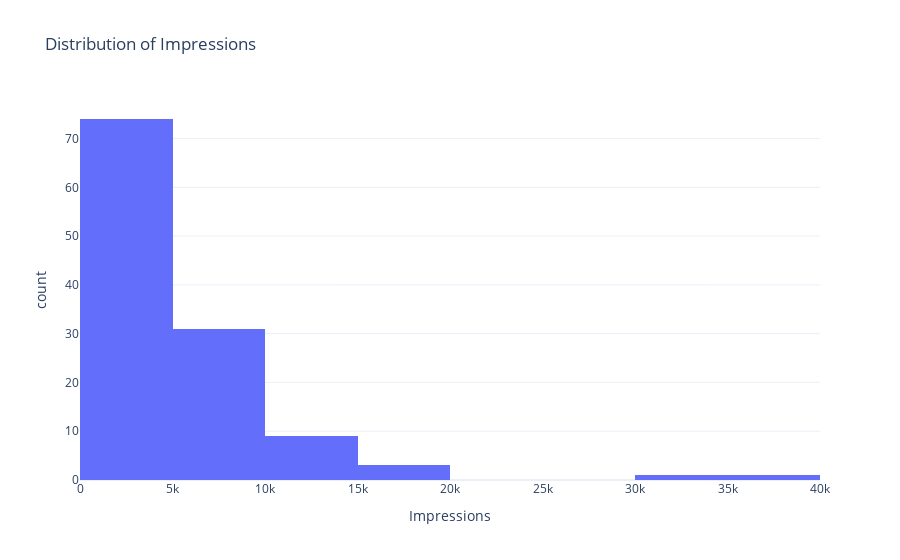

Notebook code for this chart:
### Markdown cell above
Luckily, this dataset doesn’t have any missing values. If you perform Exploratory Data Analysis on another data with missing values, then you can learn how to fill in missing values in your data from here https://thecleverprogrammer.com/2023/03/14/heres-how-to-fill-in-missing-values-in-a-dataset/#google_vignette. Now let’s move further!

When you start exploring your data, always start by exploring the main feature of your data. For example, as we are working on a dataset based on Instagram Reach, we should start by exploring the feature that contains data about reach. In our data, the Impressions column contains the data about the reach of an Instagram post. So let’s have a look at the distribution of the Impressions:

### Code cell
fig = px.histogram(data, 
                   x='Impressions', 
                   nbins=10, 
                   title='Distribution of Impressions')
fig.show()

### Figure 1 — Plotly figure (JSON) as saved in the notebook; plotly's stock layout.template omitted (floating-point values rounded to 4 significant figures)
{"data": [{"bingroup": "x", "hovertemplate": "Impressions=%{x}<br>count=%{y}<extra></extra>", "legendgroup": "", "marker": {"color": "#636efa", "pattern": {"shape": ""}}, "name": "", "nbinsx": 10, "orientation": "v", "showlegend": false, "type": "histogram", "x": [3920, 5394, 4021, 4528, 2518, 3884, 2621, 3541, 3749, 4115, 2218, 3234, 4344, 3216, 9453, 5055, 4002, 3169, 6168, 2407, 2064, 3973, 7281, 3052, 4628, 4082, 5394, 2766, 3924, 3015, 6666, 3854, 4355, 4343, 6108, 2523, 2327, 3990, 2191, 1941, 16062, 4998, 4289, 3880, 3786, 4298, 3630, 2826, 7407, 10386, 2998, 7018, 2941, 6432, 10667, 3988, 4978, 3388, 4467, 3246, 5072, 6339, 4239, 3454, 7571, 3333, 3818, 10933, 5058, 3601, 3480, 3525, 3606, 5542, 6559, 3623, 10493, 4446, 2957, 5538, 4681, 5273, 5055, 4002, 3169, 6168, 2407, 3630, 2826, 7407, 10386, 2998, 3052, 4628, 4082, 5394, 2766, 3924, 3015, 5409, 5323, 8001, 4150, 4609, 6348, 11068, 7231, 17396, 6814, 17713, 5563, 4842, 11149, 10206, 13700, 5731, 4139, 32695, 36919], "xaxis": "x", "yaxis": "y"}], "layout": {"barmode": "relative", "legend": {"tracegroupgap": 0}, "title": {"text": "Distribution of Impressions"}, "xaxis": {"anchor": "y", "domain": [0, 1], "title": {"text": "Impressions"}}, "yaxis": {"anchor": "x", "domain": [0, 1], "title": {"text": "count"}}}}
